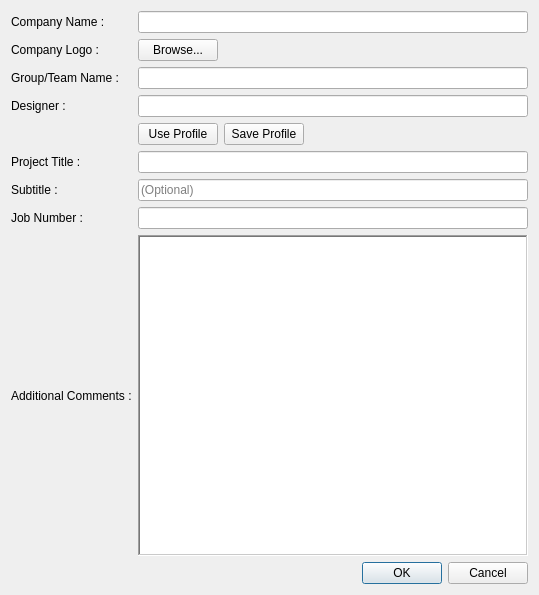
<?xml version="1.0" encoding="UTF-8"?>
<ui version="4.0">
 <class>Dialog</class>
 <widget class="QDialog" name="Dialog">
  <property name="geometry">
   <rect>
    <x>0</x>
    <y>0</y>
    <width>539</width>
    <height>595</height>
   </rect>
  </property>
  <property name="windowTitle">
   <string>Dialog</string>
  </property>
  <property name="inputMethodHints">
   <set>Qt::ImhNone</set>
  </property>
  <layout class="QGridLayout" name="gridLayout">
   <item row="9" column="1">
    <widget class="QDialogButtonBox" name="buttonBox">
     <property name="orientation">
      <enum>Qt::Horizontal</enum>
     </property>
     <property name="standardButtons">
      <set>QDialogButtonBox::Cancel|QDialogButtonBox::Ok</set>
     </property>
    </widget>
   </item>
   <item row="7" column="1">
    <widget class="QLineEdit" name="lineEdit_jobNumber">
     <property name="focusPolicy">
      <enum>Qt::StrongFocus</enum>
     </property>
    </widget>
   </item>
   <item row="0" column="1">
    <widget class="QLineEdit" name="lineEdit_companyName">
     <property name="cursor">
      <cursorShape>ArrowCursor</cursorShape>
     </property>
     <property name="focusPolicy">
      <enum>Qt::StrongFocus</enum>
     </property>
    </widget>
   </item>
   <item row="1" column="0">
    <widget class="QLabel" name="lbl_comapnyLogo">
     <property name="text">
      <string>Company Logo :</string>
     </property>
    </widget>
   </item>
   <item row="0" column="0">
    <widget class="QLabel" name="lbl_companyName">
     <property name="text">
      <string>Company Name :</string>
     </property>
    </widget>
   </item>
   <item row="3" column="0">
    <widget class="QLabel" name="lbl_designer">
     <property name="text">
      <string>Designer :</string>
     </property>
    </widget>
   </item>
   <item row="1" column="1">
    <layout class="QHBoxLayout" name="horizontalLayout">
     <item>
      <widget class="QPushButton" name="btn_browse">
       <property name="sizePolicy">
        <sizepolicy hsizetype="Fixed" vsizetype="Fixed">
         <horstretch>0</horstretch>
         <verstretch>0</verstretch>
        </sizepolicy>
       </property>
       <property name="focusPolicy">
        <enum>Qt::TabFocus</enum>
       </property>
       <property name="text">
        <string>Browse...</string>
       </property>
      </widget>
     </item>
     <item>
      <widget class="QLabel" name="lbl_browse">
       <property name="mouseTracking">
        <bool>true</bool>
       </property>
       <property name="acceptDrops">
        <bool>true</bool>
       </property>
       <property name="text">
        <string/>
       </property>
      </widget>
     </item>
    </layout>
   </item>
   <item row="2" column="0">
    <widget class="QLabel" name="lbl_groupName">
     <property name="text">
      <string>Group/Team Name :</string>
     </property>
    </widget>
   </item>
   <item row="2" column="1">
    <widget class="QLineEdit" name="lineEdit_groupName">
     <property name="focusPolicy">
      <enum>Qt::StrongFocus</enum>
     </property>
     <property name="cursorPosition">
      <number>0</number>
     </property>
    </widget>
   </item>
   <item row="4" column="1">
    <layout class="QFormLayout" name="formLayout">
     <property name="sizeConstraint">
      <enum>QLayout::SetFixedSize</enum>
     </property>
     <item row="0" column="0">
      <widget class="QPushButton" name="btn_useProfile">
       <property name="sizePolicy">
        <sizepolicy hsizetype="Fixed" vsizetype="Fixed">
         <horstretch>0</horstretch>
         <verstretch>0</verstretch>
        </sizepolicy>
       </property>
       <property name="focusPolicy">
        <enum>Qt::TabFocus</enum>
       </property>
       <property name="text">
        <string>Use Profile</string>
       </property>
      </widget>
     </item>
     <item row="0" column="1">
      <widget class="QPushButton" name="btn_saveProfile">
       <property name="sizePolicy">
        <sizepolicy hsizetype="Fixed" vsizetype="Fixed">
         <horstretch>0</horstretch>
         <verstretch>0</verstretch>
        </sizepolicy>
       </property>
       <property name="focusPolicy">
        <enum>Qt::TabFocus</enum>
       </property>
       <property name="text">
        <string>Save Profile</string>
       </property>
      </widget>
     </item>
    </layout>
   </item>
   <item row="5" column="0">
    <widget class="QLabel" name="lbl_projectTitle">
     <property name="text">
      <string>Project Title :</string>
     </property>
    </widget>
   </item>
   <item row="3" column="1">
    <widget class="QLineEdit" name="lineEdit_designer">
     <property name="focusPolicy">
      <enum>Qt::StrongFocus</enum>
     </property>
    </widget>
   </item>
   <item row="6" column="0">
    <widget class="QLabel" name="lbl_subtitle">
     <property name="text">
      <string>Subtitle :</string>
     </property>
    </widget>
   </item>
   <item row="5" column="1">
    <widget class="QLineEdit" name="lineEdit_projectTitle">
     <property name="focusPolicy">
      <enum>Qt::StrongFocus</enum>
     </property>
    </widget>
   </item>
   <item row="6" column="1">
    <widget class="QLineEdit" name="lineEdit_subtitle">
     <property name="focusPolicy">
      <enum>Qt::StrongFocus</enum>
     </property>
     <property name="text">
      <string/>
     </property>
     <property name="placeholderText">
      <string>(Optional)</string>
     </property>
    </widget>
   </item>
   <item row="7" column="0">
    <widget class="QLabel" name="lbl_jobNumber">
     <property name="text">
      <string>Job Number :</string>
     </property>
    </widget>
   </item>
   <item row="8" column="0">
    <widget class="QLabel" name="lbl_addComment">
     <property name="text">
      <string>Additional Comments :</string>
     </property>
    </widget>
   </item>
   <item row="8" column="1">
    <widget class="QTextEdit" name="txt_additionalComments">
     <property name="focusPolicy">
      <enum>Qt::StrongFocus</enum>
     </property>
     <property name="styleSheet">
      <string notr="true">  QTextCursor textCursor;
  textCursor.setPosistion(0, QTextCursor::MoveAnchor); 
  textedit-&gt;setTextCursor( textCursor );</string>
     </property>
     <property name="inputMethodHints">
      <set>Qt::ImhNone</set>
     </property>
     <property name="frameShape">
      <enum>QFrame::WinPanel</enum>
     </property>
     <property name="frameShadow">
      <enum>QFrame::Sunken</enum>
     </property>
     <property name="tabChangesFocus">
      <bool>false</bool>
     </property>
     <property name="readOnly">
      <bool>false</bool>
     </property>
     <property name="html">
      <string>&lt;!DOCTYPE HTML PUBLIC &quot;-//W3C//DTD HTML 4.0//EN&quot; &quot;http://www.w3.org/TR/REC-html40/strict.dtd&quot;&gt;
&lt;html&gt;&lt;head&gt;&lt;meta name=&quot;qrichtext&quot; content=&quot;1&quot; /&gt;&lt;style type=&quot;text/css&quot;&gt;
p, li { white-space: pre-wrap; }
&lt;/style&gt;&lt;/head&gt;&lt;body style=&quot; font-family:'MS Shell Dlg 2'; font-size:7.5pt; font-weight:400; font-style:normal;&quot;&gt;
&lt;p style=&quot;-qt-paragraph-type:empty; margin-top:0px; margin-bottom:0px; margin-left:0px; margin-right:0px; -qt-block-indent:0; text-indent:0px; font-family:'Ubuntu'; font-size:11pt;&quot;&gt;&lt;br /&gt;&lt;/p&gt;&lt;/body&gt;&lt;/html&gt;</string>
     </property>
    </widget>
   </item>
  </layout>
 </widget>
 <tabstops>
  <tabstop>lineEdit_companyName</tabstop>
  <tabstop>btn_browse</tabstop>
  <tabstop>lineEdit_groupName</tabstop>
  <tabstop>lineEdit_designer</tabstop>
  <tabstop>btn_useProfile</tabstop>
  <tabstop>btn_saveProfile</tabstop>
  <tabstop>lineEdit_projectTitle</tabstop>
  <tabstop>lineEdit_subtitle</tabstop>
  <tabstop>lineEdit_jobNumber</tabstop>
  <tabstop>txt_additionalComments</tabstop>
  <tabstop>buttonBox</tabstop>
 </tabstops>
 <resources/>
 <connections>
  <connection>
   <sender>buttonBox</sender>
   <signal>accepted()</signal>
   <receiver>Dialog</receiver>
   <slot>accept()</slot>
   <hints>
    <hint type="sourcelabel">
     <x>248</x>
     <y>254</y>
    </hint>
    <hint type="destinationlabel">
     <x>157</x>
     <y>274</y>
    </hint>
   </hints>
  </connection>
  <connection>
   <sender>buttonBox</sender>
   <signal>rejected()</signal>
   <receiver>Dialog</receiver>
   <slot>reject()</slot>
   <hints>
    <hint type="sourcelabel">
     <x>316</x>
     <y>260</y>
    </hint>
    <hint type="destinationlabel">
     <x>286</x>
     <y>274</y>
    </hint>
   </hints>
  </connection>
  <connection>
   <sender>btn_browse</sender>
   <signal>clicked()</signal>
   <receiver>lbl_browse</receiver>
   <slot>clear()</slot>
   <hints>
    <hint type="sourcelabel">
     <x>210</x>
     <y>62</y>
    </hint>
    <hint type="destinationlabel">
     <x>339</x>
     <y>62</y>
    </hint>
   </hints>
  </connection>
 </connections>
</ui>
